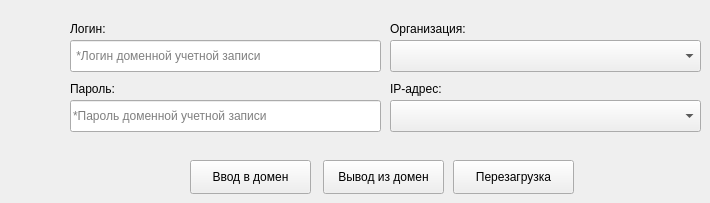
      <widget class="QWidget" name="tab_domain1">
       <attribute name="title">
        <string>Основной</string>
       </attribute>
       <widget class="QPushButton" name="domain1_in_domain">
        <property name="geometry">
         <rect>
          <x>190</x>
          <y>160</y>
          <width>121</width>
          <height>34</height>
         </rect>
        </property>
        <property name="text">
         <string>Ввод в домен</string>
        </property>
       </widget>
       <widget class="QLabel" name="label_14">
        <property name="geometry">
         <rect>
          <x>70</x>
          <y>20</y>
          <width>58</width>
          <height>18</height>
         </rect>
        </property>
        <property name="toolTip">
         <string> *Логин доменной учетной записи</string>
        </property>
        <property name="text">
         <string>Логин:</string>
        </property>
       </widget>
       <widget class="QLineEdit" name="domain1_lineEdit_login">
        <property name="geometry">
         <rect>
          <x>70</x>
          <y>40</y>
          <width>311</width>
          <height>32</height>
         </rect>
        </property>
        <property name="text">
         <string/>
        </property>
        <property name="placeholderText">
         <string> *Логин доменной учетной записи</string>
        </property>
       </widget>
       <widget class="QLabel" name="label_15">
        <property name="geometry">
         <rect>
          <x>70</x>
          <y>80</y>
          <width>58</width>
          <height>18</height>
         </rect>
        </property>
        <property name="text">
         <string>Пароль:</string>
        </property>
       </widget>
       <widget class="QLineEdit" name="domain1_lineEdit_password">
        <property name="geometry">
         <rect>
          <x>70</x>
          <y>100</y>
          <width>311</width>
          <height>32</height>
         </rect>
        </property>
        <property name="text">
         <string/>
        </property>
        <property name="echoMode">
         <enum>QLineEdit::Password</enum>
        </property>
        <property name="placeholderText">
         <string>*Пароль доменной учетной записи</string>
        </property>
       </widget>
       <widget class="QLabel" name="label_17">
        <property name="geometry">
         <rect>
          <x>390</x>
          <y>20</y>
          <width>261</width>
          <height>18</height>
         </rect>
        </property>
        <property name="text">
         <string>Организация:</string>
        </property>
       </widget>
       <widget class="QLabel" name="label_18">
        <property name="geometry">
         <rect>
          <x>390</x>
          <y>80</y>
          <width>261</width>
          <height>18</height>
         </rect>
        </property>
        <property name="text">
         <string>IP-адрес:</string>
        </property>
       </widget>
       <widget class="QComboBox" name="domain1_comboBox_organization">
        <property name="geometry">
         <rect>
          <x>390</x>
          <y>40</y>
          <width>311</width>
          <height>32</height>
         </rect>
        </property>
        <property name="maximumSize">
         <size>
          <width>311</width>
          <height>311</height>
         </size>
        </property>
        <property name="maxCount">
         <number>1111111111</number>
        </property>
        <property name="minimumContentsLength">
         <number>0</number>
        </property>
       </widget>
       <widget class="QComboBox" name="domain1_comboBox_ip_adress">
        <property name="geometry">
         <rect>
          <x>390</x>
          <y>100</y>
          <width>311</width>
          <height>32</height>
         </rect>
        </property>
       </widget>
       <widget class="QPushButton" name="domain1_out_domain">
        <property name="geometry">
         <rect>
          <x>323</x>
          <y>160</y>
          <width>121</width>
          <height>34</height>
         </rect>
        </property>
        <property name="text">
         <string>Вывод из домен</string>
        </property>
       </widget>
       <widget class="QPushButton" name="domain1_restart_pc">
        <property name="geometry">
         <rect>
          <x>453</x>
          <y>160</y>
          <width>121</width>
          <height>34</height>
         </rect>
        </property>
        <property name="text">
         <string>Перезагрузка</string>
        </property>
       </widget>
      </widget>
